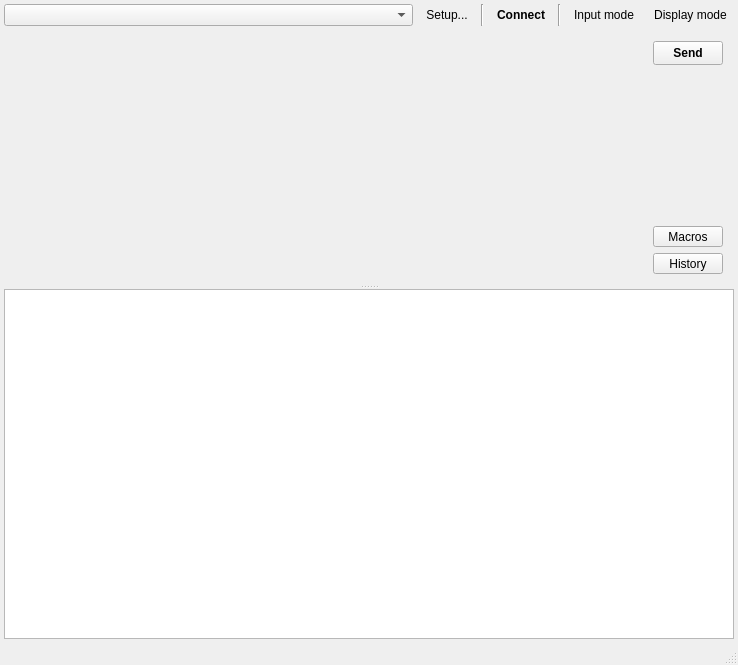
<?xml version="1.0" encoding="UTF-8"?>
<ui version="4.0">
 <class>MainWindow</class>
 <widget class="QMainWindow" name="MainWindow">
  <property name="geometry">
   <rect>
    <x>0</x>
    <y>0</y>
    <width>738</width>
    <height>665</height>
   </rect>
  </property>
  <property name="windowTitle">
   <string>rs232test</string>
  </property>
  <widget class="QWidget" name="centralWidget">
   <layout class="QVBoxLayout" name="verticalLayout" stretch="0,1">
    <property name="spacing">
     <number>4</number>
    </property>
    <property name="margin">
     <number>4</number>
    </property>
    <item>
     <layout class="QHBoxLayout" name="horizontalLayout_2" stretch="1,0,0,0,0,0,0">
      <item>
       <widget class="QMyComboBox" name="devicesComboBox"/>
      </item>
      <item>
       <widget class="QToolButton" name="setupBtn">
        <property name="sizePolicy">
         <sizepolicy hsizetype="Fixed" vsizetype="Expanding">
          <horstretch>0</horstretch>
          <verstretch>0</verstretch>
         </sizepolicy>
        </property>
        <property name="text">
         <string>Setup...</string>
        </property>
        <property name="icon">
         <iconset resource="res/buttons.qrc">
          <normaloff>:/btn/16/16/configure.png</normaloff>:/btn/16/16/configure.png</iconset>
        </property>
        <property name="toolButtonStyle">
         <enum>Qt::ToolButtonTextBesideIcon</enum>
        </property>
        <property name="autoRaise">
         <bool>true</bool>
        </property>
       </widget>
      </item>
      <item>
       <widget class="Line" name="line">
        <property name="orientation">
         <enum>Qt::Vertical</enum>
        </property>
       </widget>
      </item>
      <item>
       <widget class="QToolButton" name="connectBtn">
        <property name="sizePolicy">
         <sizepolicy hsizetype="Fixed" vsizetype="Expanding">
          <horstretch>0</horstretch>
          <verstretch>0</verstretch>
         </sizepolicy>
        </property>
        <property name="font">
         <font>
          <weight>75</weight>
          <bold>true</bold>
         </font>
        </property>
        <property name="autoFillBackground">
         <bool>true</bool>
        </property>
        <property name="text">
         <string>Connect</string>
        </property>
        <property name="icon">
         <iconset resource="res/buttons.qrc">
          <normaloff>:/btn/16/16/connect_creating.png</normaloff>
          <normalon>:/btn/16/16/connect_established.png</normalon>:/btn/16/16/connect_creating.png</iconset>
        </property>
        <property name="checkable">
         <bool>true</bool>
        </property>
        <property name="checked">
         <bool>false</bool>
        </property>
        <property name="toolButtonStyle">
         <enum>Qt::ToolButtonTextBesideIcon</enum>
        </property>
        <property name="autoRaise">
         <bool>true</bool>
        </property>
       </widget>
      </item>
      <item>
       <widget class="Line" name="line_2">
        <property name="orientation">
         <enum>Qt::Vertical</enum>
        </property>
       </widget>
      </item>
      <item>
       <widget class="QToolButton" name="inputModeMenuBtn">
        <property name="sizePolicy">
         <sizepolicy hsizetype="Fixed" vsizetype="Expanding">
          <horstretch>0</horstretch>
          <verstretch>0</verstretch>
         </sizepolicy>
        </property>
        <property name="contextMenuPolicy">
         <enum>Qt::CustomContextMenu</enum>
        </property>
        <property name="autoFillBackground">
         <bool>false</bool>
        </property>
        <property name="text">
         <string>Input mode</string>
        </property>
        <property name="popupMode">
         <enum>QToolButton::InstantPopup</enum>
        </property>
        <property name="toolButtonStyle">
         <enum>Qt::ToolButtonTextBesideIcon</enum>
        </property>
        <property name="autoRaise">
         <bool>true</bool>
        </property>
        <property name="arrowType">
         <enum>Qt::NoArrow</enum>
        </property>
       </widget>
      </item>
      <item>
       <widget class="QToolButton" name="displayModeMenuBtn">
        <property name="sizePolicy">
         <sizepolicy hsizetype="Fixed" vsizetype="Expanding">
          <horstretch>0</horstretch>
          <verstretch>0</verstretch>
         </sizepolicy>
        </property>
        <property name="contextMenuPolicy">
         <enum>Qt::CustomContextMenu</enum>
        </property>
        <property name="autoFillBackground">
         <bool>false</bool>
        </property>
        <property name="text">
         <string>Display mode</string>
        </property>
        <property name="popupMode">
         <enum>QToolButton::InstantPopup</enum>
        </property>
        <property name="toolButtonStyle">
         <enum>Qt::ToolButtonTextBesideIcon</enum>
        </property>
        <property name="autoRaise">
         <bool>true</bool>
        </property>
        <property name="arrowType">
         <enum>Qt::NoArrow</enum>
        </property>
       </widget>
      </item>
     </layout>
    </item>
    <item>
     <widget class="QSplitter" name="splitter">
      <property name="frameShape">
       <enum>QFrame::NoFrame</enum>
      </property>
      <property name="lineWidth">
       <number>1</number>
      </property>
      <property name="midLineWidth">
       <number>0</number>
      </property>
      <property name="orientation">
       <enum>Qt::Vertical</enum>
      </property>
      <property name="opaqueResize">
       <bool>true</bool>
      </property>
      <property name="childrenCollapsible">
       <bool>false</bool>
      </property>
      <widget class="QWidget" name="layoutWidget">
       <layout class="QGridLayout" name="inputEditLayout" columnstretch="0,0">
        <item row="5" column="1">
         <widget class="QToolButton" name="macrosBtn">
          <property name="minimumSize">
           <size>
            <width>70</width>
            <height>0</height>
           </size>
          </property>
          <property name="text">
           <string>Macros</string>
          </property>
          <property name="icon">
           <iconset resource="res/buttons.qrc">
            <normaloff>:/btn/16/16/bookmarks.png</normaloff>:/btn/16/16/bookmarks.png</iconset>
          </property>
          <property name="popupMode">
           <enum>QToolButton::InstantPopup</enum>
          </property>
          <property name="toolButtonStyle">
           <enum>Qt::ToolButtonTextBesideIcon</enum>
          </property>
         </widget>
        </item>
        <item row="4" column="1">
         <spacer name="verticalSpacer">
          <property name="orientation">
           <enum>Qt::Vertical</enum>
          </property>
          <property name="sizeHint" stdset="0">
           <size>
            <width>20</width>
            <height>40</height>
           </size>
          </property>
         </spacer>
        </item>
        <item row="6" column="1">
         <widget class="QToolButton" name="historyBtn">
          <property name="minimumSize">
           <size>
            <width>70</width>
            <height>0</height>
           </size>
          </property>
          <property name="text">
           <string>History</string>
          </property>
          <property name="icon">
           <iconset resource="res/buttons.qrc">
            <normaloff>:/btn/16/16/view-history.png</normaloff>:/btn/16/16/view-history.png</iconset>
          </property>
          <property name="popupMode">
           <enum>QToolButton::InstantPopup</enum>
          </property>
          <property name="toolButtonStyle">
           <enum>Qt::ToolButtonTextBesideIcon</enum>
          </property>
          <property name="arrowType">
           <enum>Qt::NoArrow</enum>
          </property>
         </widget>
        </item>
        <item row="3" column="1">
         <widget class="QToolButton" name="sendBtn">
          <property name="minimumSize">
           <size>
            <width>70</width>
            <height>24</height>
           </size>
          </property>
          <property name="font">
           <font>
            <weight>75</weight>
            <bold>true</bold>
           </font>
          </property>
          <property name="text">
           <string>Send</string>
          </property>
          <property name="icon">
           <iconset resource="res/buttons.qrc">
            <normaloff>:/btn/16/16/go-jump-locationbar.png</normaloff>:/btn/16/16/go-jump-locationbar.png</iconset>
          </property>
          <property name="checkable">
           <bool>false</bool>
          </property>
          <property name="toolButtonStyle">
           <enum>Qt::ToolButtonTextBesideIcon</enum>
          </property>
          <property name="autoRaise">
           <bool>false</bool>
          </property>
         </widget>
        </item>
        <item row="3" column="0" rowspan="4">
         <widget class="BinaryEditor" name="binaryEditor">
          <property name="sizePolicy">
           <sizepolicy hsizetype="Preferred" vsizetype="Preferred">
            <horstretch>0</horstretch>
            <verstretch>0</verstretch>
           </sizepolicy>
          </property>
          <property name="currentIndex">
           <number>-1</number>
          </property>
         </widget>
        </item>
       </layout>
      </widget>
      <widget class="QPlainTextEdit" name="outputTextEdit">
       <property name="font">
        <font>
         <family>Consolas</family>
         <pointsize>8</pointsize>
         <kerning>false</kerning>
        </font>
       </property>
       <property name="autoFillBackground">
        <bool>false</bool>
       </property>
       <property name="backgroundVisible">
        <bool>false</bool>
       </property>
      </widget>
     </widget>
    </item>
   </layout>
  </widget>
  <widget class="QStatusBar" name="statusBar"/>
 </widget>
 <layoutdefault spacing="6" margin="11"/>
 <customwidgets>
  <customwidget>
   <class>BinaryEditor</class>
   <extends>QStackedWidget</extends>
   <header>BinaryEditor.h</header>
   <container>1</container>
  </customwidget>
  <customwidget>
   <class>QMyComboBox</class>
   <extends>QComboBox</extends>
   <header location="global">MainWindow.h</header>
  </customwidget>
 </customwidgets>
 <resources>
  <include location="res/buttons.qrc"/>
 </resources>
 <connections/>
</ui>
